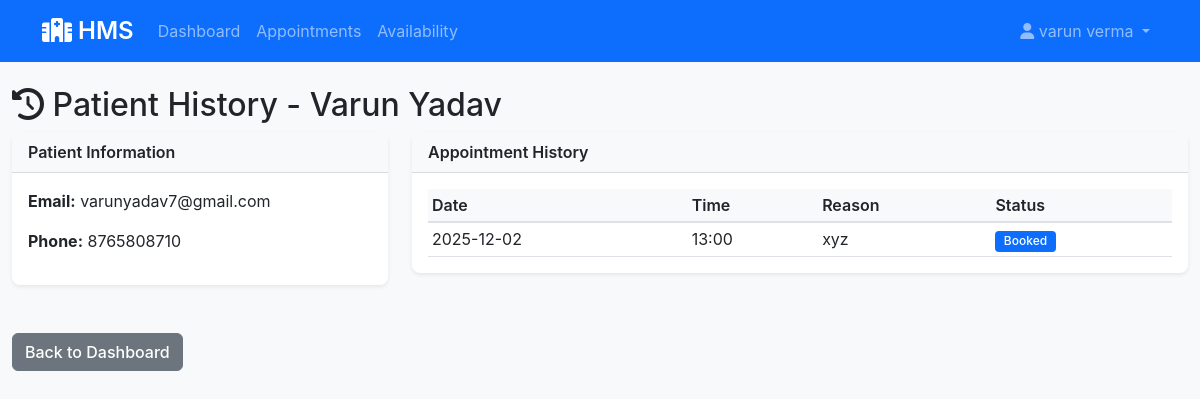
Screenshot of /doctor/patient-history/2 (signed in) with the database file from the repository.
### app/models.py (models this page shows, shortened)
class Doctor(UserMixin, db.Model):
    __tablename__ = 'doctors'
    id = db.Column(db.Integer, primary_key=True)
    username = db.Column(db.String(80), unique=True, nullable=False)
    email = db.Column(db.String(120), unique=True, nullable=False)
    password_hash = db.Column(db.String(255), nullable=False)
    full_name = db.Column(db.String(100), nullable=False)
    phone = db.Column(db.String(15), nullable=False)
    license_number = db.Column(db.String(50), unique=True, nullable=False)
    department_id = db.Column(db.Integer, db.ForeignKey('departments.id'), nullable=False)
    experience_years = db.Column(db.Integer, default=0)
    qualification = db.Column(db.String(200))
    consultation_fee = db.Column(db.Float, default=500.0)
    is_available = db.Column(db.Boolean, default=True)
    created_at = db.Column(db.DateTime, default=datetime.utcnow)
    appointments = db.relationship('Appointment', backref='doctor', lazy=True)
    availability = db.relationship('DoctorAvailability', backref='doctor', lazy=True)

class Patient(UserMixin, db.Model):
    __tablename__ = 'patients'
    id = db.Column(db.Integer, primary_key=True)
    username = db.Column(db.String(80), unique=True, nullable=False)
    email = db.Column(db.String(120), unique=True, nullable=False)
    password_hash = db.Column(db.String(255), nullable=False)
    full_name = db.Column(db.String(100), nullable=False)
    phone = db.Column(db.String(15), nullable=False)
    date_of_birth = db.Column(db.Date)
    gender = db.Column(db.String(10))
    address = db.Column(db.Text)
    blood_group = db.Column(db.String(5))
    emergency_contact = db.Column(db.String(15))
    medical_history = db.Column(db.Text)
    created_at = db.Column(db.DateTime, default=datetime.utcnow)
    is_active = db.Column(db.Boolean, default=True)
    appointments = db.relationship('Appointment', backref='patient', lazy=True)

class Appointment(db.Model):
    __tablename__ = 'appointments'
    id = db.Column(db.Integer, primary_key=True)
    patient_id = db.Column(db.Integer, db.ForeignKey('patients.id'), nullable=False)
    doctor_id = db.Column(db.Integer, db.ForeignKey('doctors.id'), nullable=False)
    appointment_date = db.Column(db.Date, nullable=False)
    appointment_time = db.Column(db.Time, nullable=False)
    status = db.Column(db.String(20), default='Booked')
    reason = db.Column(db.Text)
    notes = db.Column(db.Text)
    created_at = db.Column(db.DateTime, default=datetime.utcnow)
    updated_at = db.Column(db.DateTime, default=datetime.utcnow, onupdate=datetime.utcnow)
    treatments = db.relationship('Treatment', backref='appointment', lazy=True)

### app/routes/doctor.py (the view)
    def decorated_function(*args, **kwargs):
        if not current_user.is_authenticated or session.get('user_type') != 'doctor':
            flash('Doctor access required!', 'error')
            return redirect(url_for('auth.login'))
        return f(*args, **kwargs)

### app/routes/doctor.py (called while the page is built)
def doctor_required(f):
    def decorated_function(*args, **kwargs):
        if not current_user.is_authenticated or session.get('user_type') != 'doctor':
            flash('Doctor access required!', 'error')
            return redirect(url_for('auth.login'))
        return f(*args, **kwargs)
    decorated_function.__name__ = f.__name__
    return decorated_function

@doctor.route('/patient-history/<int:patient_id>')
@login_required
@doctor_required
def patient_history(patient_id):
    patient = Patient.query.get_or_404(patient_id)
    appointments = Appointment.query.filter_by(
        patient_id=patient_id,
        doctor_id=current_user.id
    ).order_by(Appointment.appointment_date.desc()).all()
    return render_template('doctor/patient_history.html',
                         patient=patient,
                         appointments=appointments)

### app/templates/doctor/patient_history.html (shortened to what this page needs)
{% extends "base.html" %}
{% block content %}
<div class="row">
    <div class="col-12">
        <h2><i class="fas fa-history"></i> Patient History - {{ patient.full_name }}</h2>
    </div>
</div>
<div class="row mb-4">
    <div class="col-md-4">
        <div class="card">
            <div class="card-header">Patient Information</div>
            <div class="card-body">
                <p><strong>Email:</strong> {{ patient.email }}</p>
                <p><strong>Phone:</strong> {{ patient.phone }}</p>
            </div>
        </div>
    </div>
    <div class="col-md-8">
        <div class="card">
            <div class="card-header">Appointment History</div>
            <div class="card-body">
                {% if appointments %}
                    <div class="table-responsive">
                        <table class="table table-sm">
                            <thead>
                                <tr>
                                    <th>Date</th>
                                    <th>Time</th>
                                    <th>Reason</th>
                                    <th>Status</th>
                                </tr>
                            </thead>
                            <tbody>
                                {% for appointment in appointments %}
                                <tr>
                                    <td>{{ appointment.appointment_date.strftime('%Y-%m-%d') }}</td>
                                    <td>{{ appointment.appointment_time.strftime('%H:%M') }}</td>
                                    <td>{{ appointment.reason or 'Regular' }}</td>
                                    <td><span class="badge bg-primary">{{ appointment.status }}</span></td>
                                </tr>
                                {% endfor %}
                            </tbody>
                        </table>
                    </div>
                {% else %}
                    <p class="text-muted">No appointments found.</p>
                {% endif %}
            </div>
        </div>
    </div>
</div>
<a href="{{ url_for('doctor.dashboard') }}" class="btn btn-secondary">Back to Dashboard</a>
{% endblock %}

### app/templates/base.html (shortened to what this page needs)
<!DOCTYPE html>
<html lang="en">
<head>
    <link href="https://cdn.jsdelivr.net/npm/bootstrap@5.1.3/dist/css/bootstrap.min.css" rel="stylesheet">
    <link href="https://cdnjs.cloudflare.com/ajax/libs/font-awesome/6.0.0/css/all.min.css" rel="stylesheet">
    <link href="{{ url_for('static', filename='css/style.css') }}" rel="stylesheet">
</head>
<body>
    <nav class="navbar navbar-expand-lg navbar-dark bg-primary">
        <div class="container">
            <a class="navbar-brand" href="{{ url_for('index') }}">
                <i class="fas fa-hospital"></i> HMS
            </a>
            <div class="collapse navbar-collapse" id="navbarNav">
                <ul class="navbar-nav me-auto">
                    {% if current_user.is_authenticated %}
                        {% if session.user_type == 'admin' %}
                            <li class="nav-item">
                                <a class="nav-link" href="{{ url_for('admin.dashboard') }}">Dashboard</a>
                            </li>
                            <li class="nav-item">
                                <a class="nav-link" href="{{ url_for('admin.manage_doctors') }}">Doctors</a>
                            </li>
                            <li class="nav-item">
                                <a class="nav-link" href="{{ url_for('admin.manage_patients') }}">Patients</a>
                            </li>
                            <li class="nav-item">
                                <a class="nav-link" href="{{ url_for('admin.appointments') }}">Appointments</a>
                            </li>
                        {% elif session.user_type == 'doctor' %}
                            <li class="nav-item">
                                <a class="nav-link" href="{{ url_for('doctor.dashboard') }}">Dashboard</a>
                            </li>
                            <li class="nav-item">
                                <a class="nav-link" href="{{ url_for('doctor.appointments') }}">Appointments</a>
                            </li>
                            <li class="nav-item">
                                <a class="nav-link" href="{{ url_for('doctor.availability') }}">Availability</a>
                            </li>
                        {% endif %}
                    {% endif %}
                </ul>
                <ul class="navbar-nav">
                    {% if current_user.is_authenticated %}
                        <li class="nav-item dropdown">
                            <a class="nav-link dropdown-toggle" href="#" id="navbarDropdown" role="button" data-bs-toggle="dropdown">
                                <i class="fas fa-user"></i> {{ current_user.full_name }}
                            </a>
                        </li>
                    {% endif %}
                </ul>
            </div>
        </div>
    </nav>
    <main class="container-fluid py-4">
        {% block content %}{% endblock %}
    </main>
</body>
</html>

### app/static/style.css (style rules this page uses)
:root { --primary-color: #0b71de; --success-color: #28a745; --info-color: #17a2b8; --warning-color: #ffc107; --danger-color: #dc3545; }
body { background-color: #f8f9fa; font-family: -apple-system, BlinkMacSystemFont, 'Segoe UI', Roboto, 'Helvetica Neue', Arial, sans-serif; }
.navbar-brand { font-weight: 600; font-size: 1.5rem; }
.card { border: none; border-radius: 0.5rem; box-shadow: 0 0.125rem 0.25rem rgba(0, 0, 0, 0.075); margin-bottom: 1.5rem; }
.card-header { background-color: #f8f9fa; border-bottom: 1px solid rgba(0, 0, 0, 0.125); font-weight: 600; }
.table { margin-bottom: 0; }
.table th { background-color: #f8f9fa; border-bottom: 2px solid #dee2e6; font-weight: 600; }
.btn { border-radius: 0.375rem; font-weight: 500; }
.badge { padding: 0.4em 0.7em; font-weight: 500; }
.mb-4 { margin-bottom: 1.5rem; }

### rows the page displays
Doctor: full_name "varun verma"
Patient: full_name "Varun Yadav", email "varunyadav7@gmail.com", phone "8765808710"
Appointment: appointment_date "2025-12-02", appointment_time "13:00", reason "xyz", status "Booked"
